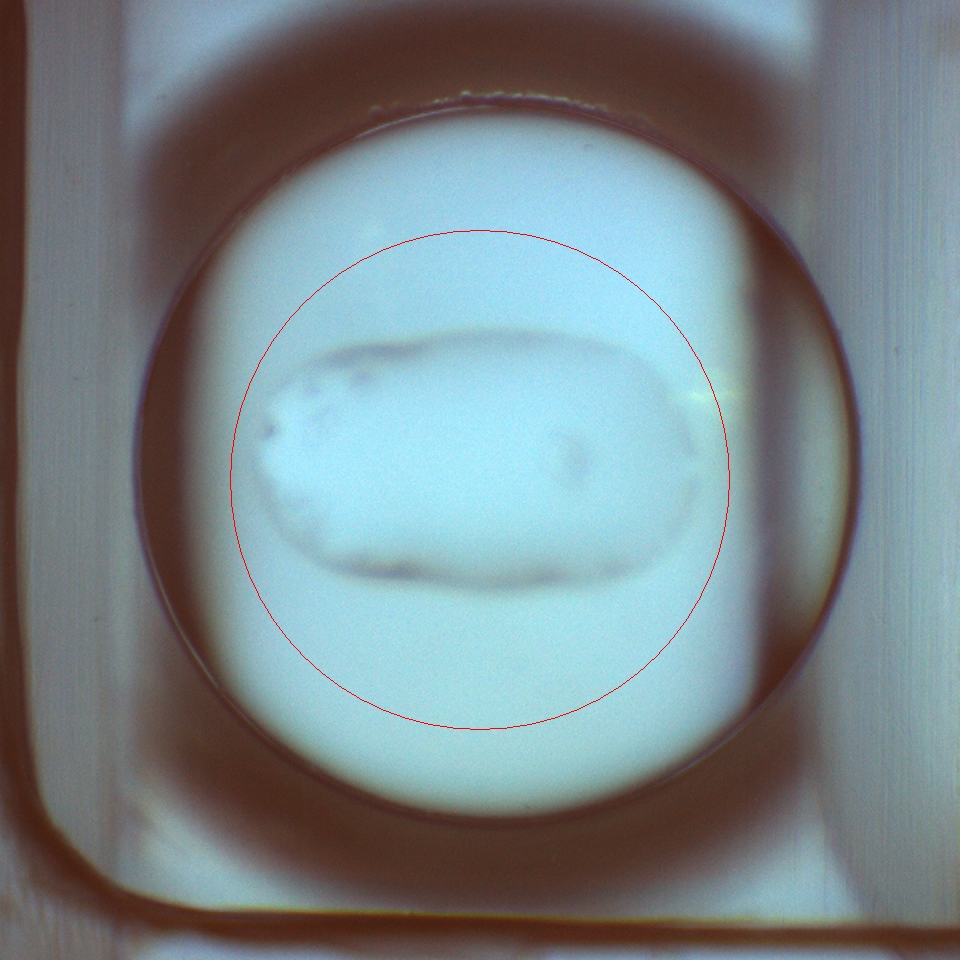
#> input picture Example12/B06_00_00_36_675800.jpg, 960 x 960 px; its folder holds only this picture in this run
$ python autofocus.py   (older library calls are emulated)
#> lines starting #> are read from the running program, lines starting #| are printed output that depends on the picture
# important links https://stackoverflow.com/questions/58314400/edge-detection-for-multiple-images
# uses images in the specified folder directory
# crops images and outputs to cropped
# outputs processed images to a folder Processed

import cv2
import numpy as np
import glob
import matplotlib.pyplot as plt
from numpy.core.fromnumeric import std

procesdVals = []                        # temp array values for standard deviaiton and mean of each picture when looped
avgProcessed = []                       # array of mean values of processed photos
stdProcessed = []                       # array of standard deviation values of processed photos
boxDimen = 500                          # dimension of the cropping box
sourceDir = 'C:/Users/jamie/OneDrive/Shared_Files_Jan_Sci/Autofocus Images/Example12/*.jpg'            # photo source folder
croppedDir = 'Cropped/cropped_{}.png'      # folder for cropped photos to be saved
processedDir = 'Processed/edge_{}.png' # folder for processed photos to be saved

def sobel(img):
    print('running Sobel')
    sobelX = cv2.Sobel(img, cv2.CV_64F, 1, 0)
    sobelY = cv2.Sobel(img, cv2.CV_64F, 0, 1)
    sobelX = np.uint8(np.absolute(sobelX))
    sobelY = np.uint8(np.absolute(sobelY))

    return cv2.bitwise_or(sobelX, sobelY)

#pass the function an image using format img = cv2.imread('filename')
def auto_crop(img):
    print('cropping images')
    # calculate the cropping values using centered box dimensions
    startRow = (img.shape[0] - boxDimen) // 2
    endRow = (img.shape[0] + boxDimen) // 2
    startCol = (img.shape[1] - boxDimen) // 2
    endCol = (img.shape[1] + boxDimen) // 2

    # Cropping an image
    cropped_image = img[startRow:endRow, startCol:endCol] # cropped = img[start_row:end_row, start_col:end_col]

    # return cv2.GaussianBlur(cropped_image, (3, 3), 0)
    return cropped_image

def plottr(vals):
    plt.plot(vals)
    # plt.title('title')
    plt.xlabel('Image Number')
    plt.ylabel('Standard Deviation Value')
    plt.show()

# Read in each image and convert to grayscale
images = [cv2.imread(file,cv2.IMREAD_GRAYSCALE) for file in glob.glob(sourceDir)]
#> images = 1 item

# Iterate through each image, perform edge detection, and save image
number = 0
for image in images:
    # print('looping')
    crop = auto_crop(image)                             # crop images
    cv2.imwrite(croppedDir.format(number), crop)        # save cropped images in croppedDir
    processed = sobel(crop)                             # process images
    cv2.imwrite(processedDir.format(number), processed) # save processed images in processedDir
    number += 1

    procesdVals = cv2.meanStdDev(processed, mask=None)

    # avgOrig.append(crop.mean(axis=0).mean()) # append mean pixel values for original cropped images
    avgProcessed.append(procesdVals[0][0]) # append mean pixel values for processed images
    stdProcessed.append(procesdVals[1][0]) # append mean pixel values for processed images
#> this loop made 1 pass
#> (startRow in auto_crop, endRow in auto_crop, startCol in auto_crop, endCol in auto_crop, number, procesdVals) on pass 1: (230, 730, 230, 730, 1, ([18.8], [23.28]))
#| cropping images
#| running Sobel
#> pass 1, in auto_crop, `cropped_image = img[startRow:endRow, startCol:endCol]`:
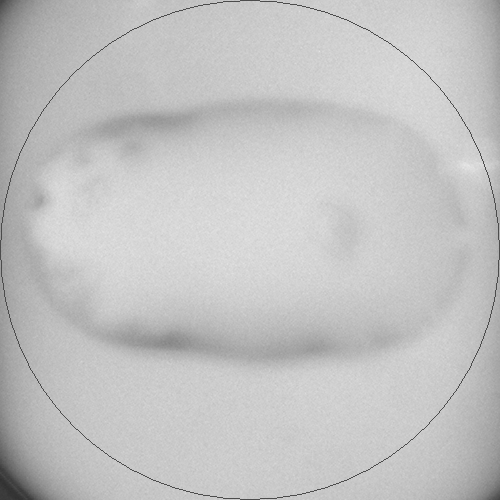
#> cropped_image: shape (500, 500); min 48, max 232, mean 194.3
#> pass 1, in sobel, `sobelX = cv2.Sobel(img, cv2.CV_64F, 1, 0)`:
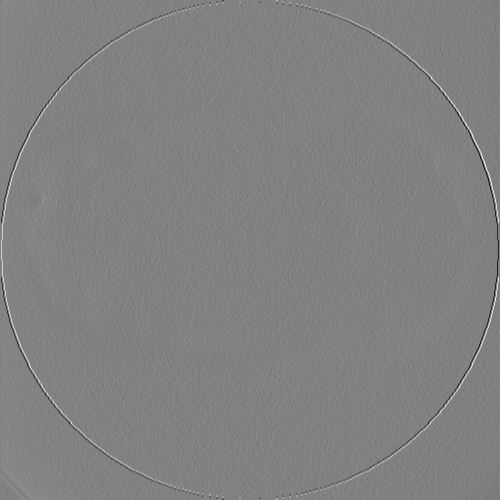
#> sobelX: shape (500, 500) float64; min -566, max 546, mean 0.4; drawn with min black and max white
#> pass 1, in sobel, `sobelX = np.uint8(np.absolute(sobelX))`:
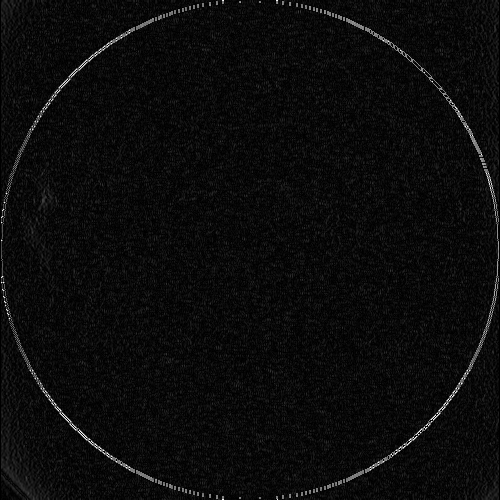
#> sobelX: shape (500, 500); min 0, max 255, mean 11.6
#> after the loop:
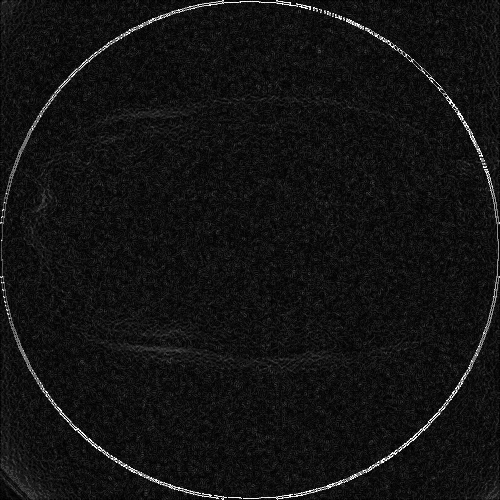
#> processed: shape (500, 500); min 0, max 255, mean 18.8
#> after the loop, avgProcessed = [[18.8]]; number = 1; stdProcessed = [[23.28]]

plottr(stdProcessed)
#> in plottr, `plt.show()`:
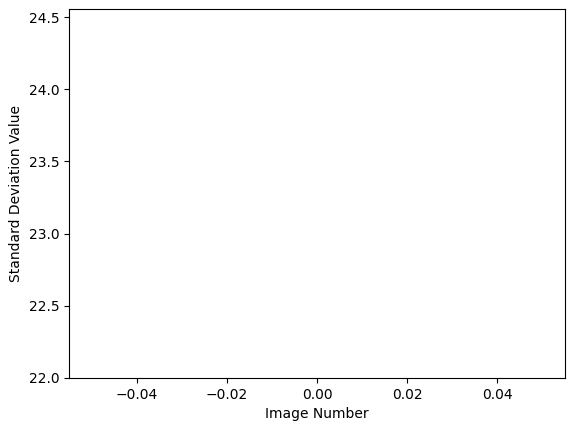
#> figure drawn by matplotlib, 1 panel
